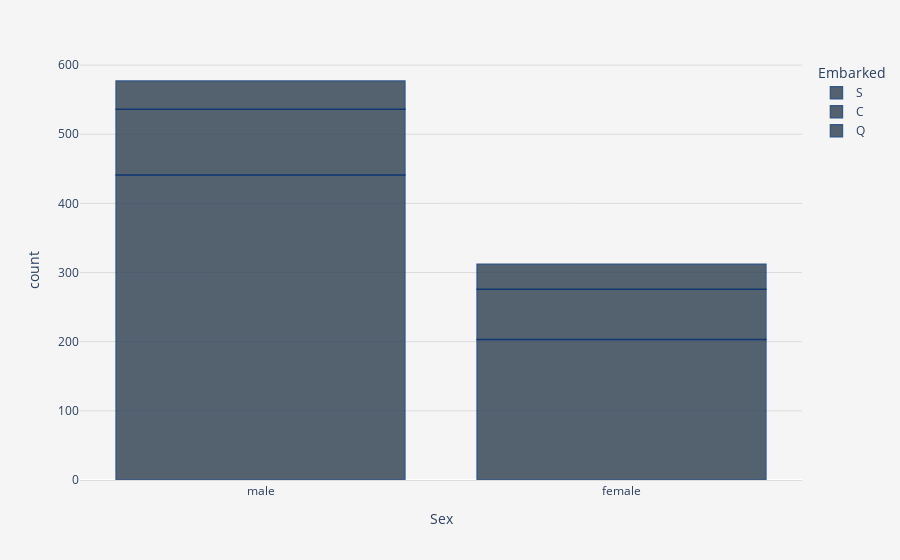

Here is the notebook cell this chart was saved with:
### Code cell
dtypes_str = ['object', 'category']
vars_str = data.select_dtypes(include=dtypes_str).columns
#fig = go.Figure()
i = 1
j = 4
#fig.add_trace(go.Histogram(x=data.loc[:, vars_str[i]], showlegend=True))
#fig.add_trace(go.Histogram(x=data.loc[:, vars_str[j]], showlegend=True))
#fig
colors_in_use = ['#2C3E50', '#537EA2', '#858F84', '#42A593',
                     '#873E23', '#CFD1A1', '#6A744F', '#BDBDC5',
                     '#7EA253', '#EDB676', '#C26D40']
fig = px.histogram(data, x=vars_str[i], color=vars_str[j], color_discrete_sequence=colors_in_use[0:1])
fig.update_traces(marker_color=colors_in_use[0],
                          marker_line_color='rgb(8,48,107)',
                          marker_line_width=1.5,
                          opacity=0.8)
fig.update_layout(xaxis_type='category',
                          xaxis_title=vars_str[i],
                          paper_bgcolor='#F5F5F5',
                          plot_bgcolor='#F5F5F5')
fig.update_yaxes(gridcolor='#DCDCDC')
fig.update_xaxes(linecolor='#DCDCDC')
fig.show()

### Figure 1 — Plotly figure (JSON) as saved in the notebook; plotly's stock layout.template omitted (floating-point values rounded to 4 significant figures; data arrays with more than 128 entries replaced by an {"elided": "..."} marker saying what was removed)
{"data": [{"alignmentgroup": "True", "bingroup": "x", "hovertemplate": "Embarked=S<br>Sex=%{x}<br>count=%{y}<extra></extra>", "legendgroup": "S", "marker": {"color": "#2C3E50", "line": {"color": "rgb(8,48,107)", "width": 1.5}, "pattern": {"shape": ""}}, "name": "S", "offsetgroup": "S", "opacity": 0.8, "orientation": "v", "showlegend": true, "type": "histogram", "x": {"elided": "644 str values"}, "xaxis": "x", "yaxis": "y"}, {"alignmentgroup": "True", "bingroup": "x", "hovertemplate": "Embarked=C<br>Sex=%{x}<br>count=%{y}<extra></extra>", "legendgroup": "C", "marker": {"color": "#2C3E50", "line": {"color": "rgb(8,48,107)", "width": 1.5}, "pattern": {"shape": ""}}, "name": "C", "offsetgroup": "C", "opacity": 0.8, "orientation": "v", "showlegend": true, "type": "histogram", "x": {"elided": "168 str values"}, "xaxis": "x", "yaxis": "y"}, {"alignmentgroup": "True", "bingroup": "x", "hovertemplate": "Embarked=Q<br>Sex=%{x}<br>count=%{y}<extra></extra>", "legendgroup": "Q", "marker": {"color": "#2C3E50", "line": {"color": "rgb(8,48,107)", "width": 1.5}, "pattern": {"shape": ""}}, "name": "Q", "offsetgroup": "Q", "opacity": 0.8, "orientation": "v", "showlegend": true, "type": "histogram", "x": ["male", "male", "female", "female", "female", "female", "male", "female", "female", "female", "male", "male", "male", "female", "male", "female", "male", "male", "female", "female", "male", "female", "male", "male", "female", "female", "male", "male", "female", "female", "male", "female", "female", "female", "female", "female", "male", "female", "male", "male", "female", "male", "male", "male", "male", "female", "female", "male", "male", "male", "male", "male", "female", "female", "female", "male", "male", "male", "female", "female", "female", "female", "female", "male", "male", "female", "male", "female", "male", "male", "male", "male", "male", "male", "male", "female", "male"], "xaxis": "x", "yaxis": "y"}], "layout": {"barmode": "relative", "legend": {"title": {"text": "Embarked"}, "tracegroupgap": 0}, "margin": {"t": 60}, "paper_bgcolor": "#F5F5F5", "plot_bgcolor": "#F5F5F5", "xaxis": {"anchor": "y", "domain": [0, 1], "linecolor": "#DCDCDC", "title": {"text": "Sex"}, "type": "category"}, "yaxis": {"anchor": "x", "domain": [0, 1], "gridcolor": "#DCDCDC", "title": {"text": "count"}}}}
